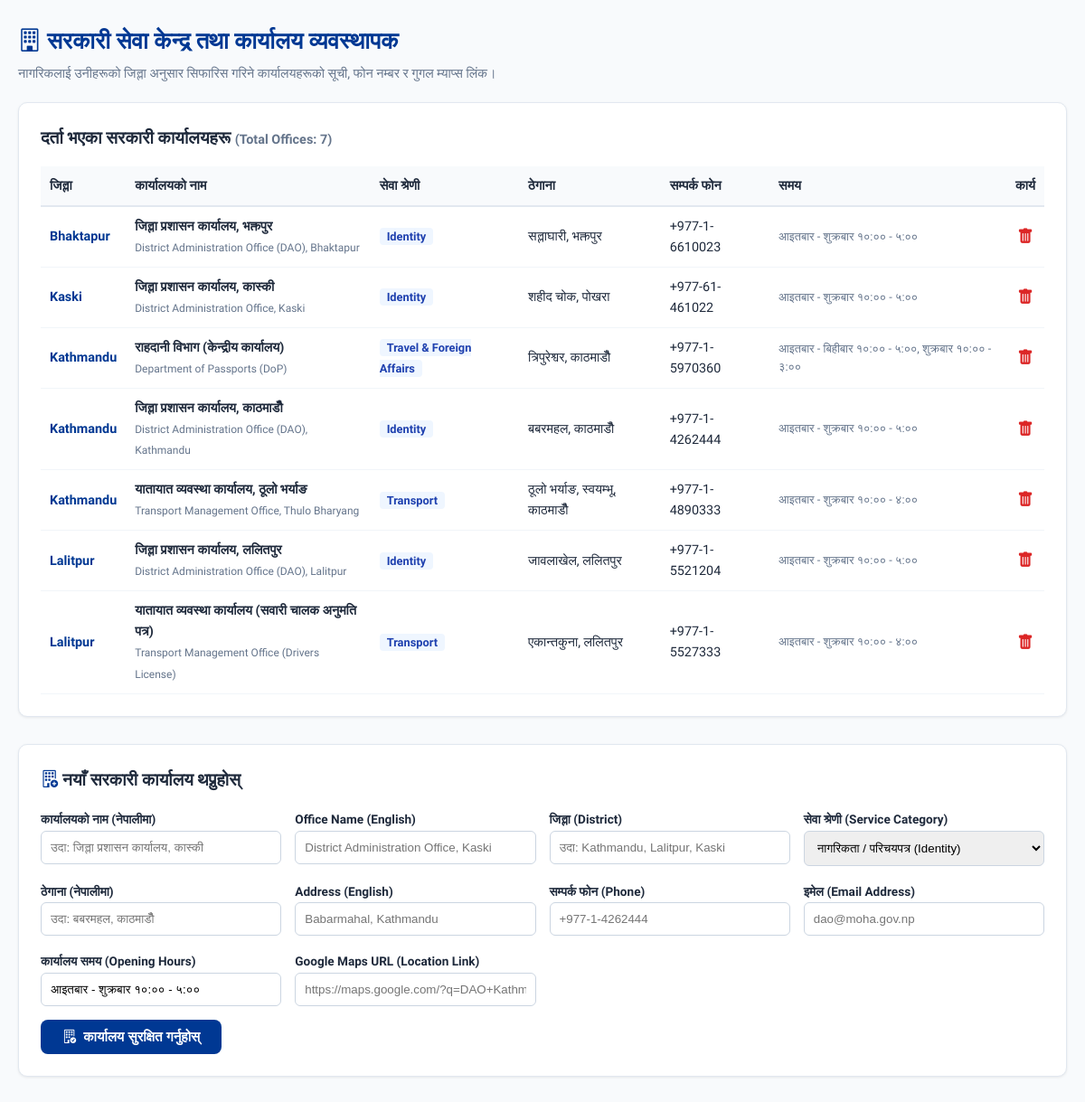
The app's page /manage_offices.php (signed in) with its own data.
### tables this page shows
CREATE TABLE `offices` (
  `id` INT AUTO_INCREMENT PRIMARY KEY,
  `name_en` VARCHAR(200) NOT NULL,
  `name_np` VARCHAR(250) NOT NULL,
  `district` VARCHAR(100) NOT NULL,
  `municipality` VARCHAR(150) NULL,
  `service_category` VARCHAR(100) NOT NULL,
  `address_en` VARCHAR(255) NOT NULL,
  `address_np` VARCHAR(255) NOT NULL,
  `phone` VARCHAR(100) NULL,
  `email` VARCHAR(100) NULL,
  `opening_hours` VARCHAR(100) DEFAULT 'आइतबार - बिहीबार १०:०० - ५:००, शुक्रबार १०:०० - ३:००',
  `google_maps_url` VARCHAR(255) NULL
);

### manage_offices.php (the view, shortened to what this page needs)
<?php
$db = Database::getConnection();
$offices = $db->query("SELECT * FROM offices ORDER BY district ASC, id ASC")->fetchAll();
?>
<!DOCTYPE html>
<html lang="ne">
<head>
    <link rel="stylesheet" href="https://cdn.jsdelivr.net/npm/bootstrap-icons@1.11.3/font/bootstrap-icons.min.css">
    <link rel="stylesheet" href="../assets/css/style.css">
</head>
<body style="background:#f8fafc;">
<main class="main-wrapper" style="padding-top:25px;">
    <div style="display:flex;justify-content:space-between;align-items:center;margin-bottom:20px;flex-wrap:wrap;gap:10px;">
        <div>
            <h2 style="font-size:1.6rem;font-weight:800;color:var(--primary);margin-bottom:4px;">
                <i class="bi bi-building"></i> <span data-np="सरकारी सेवा केन्द्र तथा कार्यालय व्यवस्थापक" data-en="Government Offices & Directory Manager">सरकारी सेवा केन्द्र तथा कार्यालय व्यवस्थापक</span>
            </h2>
            <p style="color:var(--text-muted);font-size:0.9rem;" data-np="नागरिकलाई उनीहरूको जिल्ला अनुसार सिफारिस गरिने कार्यालयहरूको सूची, फोन नम्बर र गुगल म्याप्स लिंक।" data-en="Directory of government offices, contact numbers, and location links recommended based on citizen district.">
                नागरिकलाई उनीहरूको जिल्ला अनुसार सिफारिस गरिने कार्यालयहरूको सूची, फोन नम्बर र गुगल म्याप्स लिंक।
            </p>
        </div>
    </div>
    <div style="background:white;padding:24px;border-radius:var(--radius-md);border:1px solid var(--border-color);box-shadow:var(--shadow-sm);margin-bottom:30px;overflow-x:auto;">
        <h3 style="font-size:1.2rem;font-weight:700;margin-bottom:15px;">
            <span data-np="दर्ता भएका सरकारी कार्यालयहरू" data-en="Registered Government Offices">दर्ता भएका सरकारी कार्यालयहरू</span>
            <small style="color:var(--text-muted);font-size:0.9rem;">(Total Offices: <?= count($offices) ?>)</small>
        </h3>
        <table class="custom-table" style="width:100%;border-collapse:collapse;font-size:0.9rem;">
            <thead>
                <tr style="border-bottom:2px solid #e2e8f0;text-align:left;background:#f8fafc;">
                    <th style="padding:10px;" data-np="जिल्ला" data-en="District">जिल्ला</th>
                    <th style="padding:10px;" data-np="कार्यालयको नाम" data-en="Office Name">कार्यालयको नाम</th>
                    <th style="padding:10px;" data-np="सेवा श्रेणी" data-en="Category">सेवा श्रेणी</th>
                    <th style="padding:10px;" data-np="ठेगाना" data-en="Address">ठेगाना</th>
                    <th style="padding:10px;" data-np="सम्पर्क फोन" data-en="Phone">सम्पर्क फोन</th>
                    <th style="padding:10px;" data-np="समय" data-en="Hours">समय</th>
                    <th style="padding:10px;text-align:center;" data-np="कार्य" data-en="Action">कार्य</th>
                </tr>
            </thead>
            <tbody>
                <?php foreach ($offices as $o): ?>
                    <tr style="border-bottom:1px solid #f1f5f9;">
                        <td style="padding:10px;font-weight:700;color:var(--primary);"><?= htmlspecialchars($o['district']) ?></td>
                        <td style="padding:10px;">
                            <strong><?= htmlspecialchars($o['name_np']) ?></strong><br>
                            <small style="color:var(--text-muted);"><?= htmlspecialchars($o['name_en']) ?></small>
                        </td>
                        <td style="padding:10px;">
                            <span style="background:#eff6ff;color:#1e40af;padding:2px 8px;border-radius:4px;font-size:0.8rem;font-weight:600;">
                                <?= htmlspecialchars($o['service_category']) ?>
                            </span>
                        </td>
                        <td style="padding:10px;"><?= htmlspecialchars($o['address_np']) ?></td>
                        <td style="padding:10px;"><?= htmlspecialchars($o['phone'] ?: 'N/A') ?></td>
                        <td style="padding:10px;font-size:0.8rem;color:var(--text-muted);"><?= htmlspecialchars($o['opening_hours']) ?></td>
                        <td style="padding:10px;text-align:center;">
                            <a href="manage_offices.php?delete=<?= $o['id'] ?>" onclick="return confirm('के तपाईं यो कार्यालय हटाउन निश्चित हुनुहुन्छ? / Are you sure?');" style="color:#dc2626;font-size:1.1rem;" title="मेटाउनुहोस्">
                                <i class="bi bi-trash-fill"></i>
                            </a>
                        </td>
                    </tr>
                <?php endforeach; ?>
            </tbody>
        </table>
    </div>
    <div style="background:white;padding:24px;border-radius:var(--radius-md);border:1px solid var(--border-color);box-shadow:var(--shadow-sm);">
        <h3 style="font-size:1.2rem;font-weight:700;margin-bottom:15px;">
            <i class="bi bi-building-add" style="color:var(--primary);"></i>
            <span data-np="नयाँ सरकारी कार्यालय थप्नुहोस्" data-en="Add Government Office">नयाँ सरकारी कार्यालय थप्नुहोस्</span>
        </h3>
        <form method="POST" action="manage_offices.php" style="display:grid;grid-template-columns:repeat(auto-fit, minmax(260px, 1fr));gap:15px;">
            <div>
                <label style="font-size:0.85rem;font-weight:700;" data-np="कार्यालयको नाम (नेपालीमा)" data-en="Office Name (Nepali)">कार्यालयको नाम (नेपालीमा)</label>
                <input type="text" name="name_np" placeholder="उदा: जिल्ला प्रशासन कार्यालय, कास्की" required style="width:100%;padding:10px;border-radius:6px;border:1px solid #cbd5e1;"
                       data-placeholder-np="उदा: जिल्ला प्रशासन कार्यालय, कास्की" data-placeholder-en="e.g. District Administration Office, Kaski">
            </div>
            <div>
                <label style="font-size:0.85rem;font-weight:700;" data-np="Office Name (English)" data-en="Office Name (English)">Office Name (English)</label>
                <input type="text" name="name_en" placeholder="District Administration Office, Kaski" required style="width:100%;padding:10px;border-radius:6px;border:1px solid #cbd5e1;"
                       data-placeholder-np="District Administration Office, Kaski" data-placeholder-en="District Administration Office, Kaski">
            </div>
            <div>
                <label style="font-size:0.85rem;font-weight:700;" data-np="जिल्ला (District)" data-en="District (e.g. Kathmandu, Kaski)">जिल्ला (District)</label>
                <input type="text" name="district" placeholder="उदा: Kathmandu, Lalitpur, Kaski" required style="width:100%;padding:10px;border-radius:6px;border:1px solid #cbd5e1;"
                       data-placeholder-np="उदा: Kathmandu, Lalitpur, Kaski" data-placeholder-en="e.g. Kathmandu, Lalitpur, Kaski">
            </div>
            <div>
                <label style="font-size:0.85rem;font-weight:700;" data-np="सेवा श्रेणी (Service Category)" data-en="Service Category">सेवा श्रेणी (Service Category)</label>
                <select name="service_category" style="width:100%;padding:10px;border-radius:6px;border:1px solid #cbd5e1;">
                    <option value="Identity" data-np="नागरिकता / परिचयपत्र (Identity)" data-en="Identity (Citizenship / NID)">नागरिकता / परिचयपत्र (Identity)</option>
                </select>
            </div>
            <div>
                <label style="font-size:0.85rem;font-weight:700;" data-np="ठेगाना (नेपालीमा)" data-en="Address (Nepali)">ठेगाना (नेपालीमा)</label>
                <input type="text" name="address_np" placeholder="उदा: बबरमहल, काठमाडौँ" required style="width:100%;padding:10px;border-radius:6px;border:1px solid #cbd5e1;"
                       data-placeholder-np="उदा: बबरमहल, काठमाडौँ" data-placeholder-en="e.g. Babarmahal, Kathmandu">
            </div>
            <div>
                <label style="font-size:0.85rem;font-weight:700;" data-np="Address (English)" data-en="Address (English)">Address (English)</label>
                <input type="text" name="address_en" placeholder="Babarmahal, Kathmandu" required style="width:100%;padding:10px;border-radius:6px;border:1px solid #cbd5e1;"
                       data-placeholder-np="Babarmahal, Kathmandu" data-placeholder-en="Babarmahal, Kathmandu">
            </div>
            <div>
                <label style="font-size:0.85rem;font-weight:700;" data-np="सम्पर्क फोन (Phone)" data-en="Contact Phone">सम्पर्क फोन (Phone)</label>
                <input type="text" name="phone" placeholder="+977-1-4262444" style="width:100%;padding:10px;border-radius:6px;border:1px solid #cbd5e1;">
            </div>
            <div>
                <label style="font-size:0.85rem;font-weight:700;" data-np="इमेल (Email Address)" data-en="Email Address">इमेल (Email Address)</label>
                <input type="email" name="email" placeholder="dao@moha.gov.np" style="width:100%;padding:10px;border-radius:6px;border:1px solid #cbd5e1;">
            </div>
            <div>
                <label style="font-size:0.85rem;font-weight:700;" data-np="कार्यालय समय (Opening Hours)" data-en="Opening Hours">कार्यालय समय (Opening Hours)</label>
                <input type="text" name="opening_hours" value="आइतबार - शुक्रबार १०:०० - ५:००" style="width:100%;padding:10px;border-radius:6px;border:1px solid #cbd5e1;"
                       data-placeholder-np="आइतबार - शुक्रबार १०:०० - ५:००" data-placeholder-en="Sun - Fri 10:00 AM - 5:00 PM">
            </div>
            <div>
                <label style="font-size:0.85rem;font-weight:700;" data-np="Google Maps URL (Location Link)" data-en="Google Maps URL Link">Google Maps URL (Location Link)</label>
                <input type="url" name="google_maps_url" placeholder="https://maps.google.com/?q=DAO+Kathmandu" style="width:100%;padding:10px;border-radius:6px;border:1px solid #cbd5e1;">
            </div>
            <div style="grid-column: 1 / -1;">
                <button type="submit" class="btn-action btn-action-primary" style="padding:10px 24px;">
                    <i class="bi bi-building-check"></i> <span data-np="कार्यालय सुरक्षित गर्नुहोस्" data-en="Save Office">कार्यालय सुरक्षित गर्नुहोस्</span>
                </button>
            </div>
        </form>
    </div>
</main>
</body>
</html>

### style.css (style rules this page uses)
:root { --primary: #003893; --primary-dark: #002566; --secondary: #dc2626; --secondary-hover: #b91c1c; --accent: #f59e0b; --success: #16a34a; --bg-main: #f8fafc; --bg-card: #ffffff; --text-main: #1e293b; --text-muted: #64748b; --border-color: #e2e8f0; --font-base: 'Mukta', 'Segoe UI', Tahoma, Geneva, Verdana, sans-serif; --font-size-base: 16px; --radius-lg: 16px; --radius-md: 10px; --shadow-sm: 0 1px 3px rgba(0,0,0,0.08); --shadow-md: 0 4px 6px -1px rgba(0,0,0,0.1), 0 2px 4px -2px rgba(0,0,0,0.06); --shadow-lg: 0 10px 15px -3px rgba(0,0,0,0.1), 0 4px 6px -4px rgba(0,0,0,0.05); }
* { box-sizing: border-box; margin: 0; padding: 0; }
body { font-family: var(--font-base); font-size: var(--font-size-base); background-color: var(--bg-main); color: var(--text-main); line-height: 1.6; min-height: 100vh; display: flex; flex-direction: column; }
.main-wrapper { flex: 1; max-width: 1200px; width: 100%; margin: 0 auto; padding: 24px 20px 60px; }
.btn-action { padding: 10px 20px; border-radius: 8px; font-weight: 700; font-size: 0.95rem; cursor: pointer; display: flex; align-items: center; gap: 8px; border: none; transition: all 0.2s; }
.btn-action-primary { background: var(--primary); color: white; }

### records on screen
offices: district "Bhaktapur", name_np "जिल्ला प्रशासन कार्यालय, भक्तपुर", name_en "District Administration Office (DAO), Bhaktapur", service_category "Identity", address_np "सल्लाघारी, भक्तपुर", phone "+977-1-6610023", opening_hours "आइतबार - शुक्रबार १०:०० - ५:००"
offices: district "Kaski", name_np "जिल्ला प्रशासन कार्यालय, कास्की", name_en "District Administration Office, Kaski", service_category "Identity", address_np "शहीद चोक, पोखरा", phone "+977-61-461022", opening_hours "आइतबार - शुक्रबार १०:०० - ५:००"
offices: district "Kathmandu", name_np "राहदानी विभाग (केन्द्रीय कार्यालय)", name_en "Department of Passports (DoP)", service_category "Travel & Foreign Affairs", address_np "त्रिपुरेश्वर, काठमाडौँ", phone "+977-1-5970360", opening_hours "आइतबार - बिहीबार १०:०० - ५:००, शुक्रबार १०:०० - ३:००"
offices: district "Kathmandu", name_np "जिल्ला प्रशासन कार्यालय, काठमाडौँ", name_en "District Administration Office (DAO), Kathmandu", service_category "Identity", address_np "बबरमहल, काठमाडौँ", phone "+977-1-4262444", opening_hours "आइतबार - शुक्रबार १०:०० - ५:००"
offices: district "Kathmandu", name_np "यातायात व्यवस्था कार्यालय, ठूलो भर्याङ", name_en "Transport Management Office, Thulo Bharyang", service_category "Transport", address_np "ठूलो भर्याङ, स्वयम्भू, काठमाडौँ", phone "+977-1-4890333", opening_hours "आइतबार - शुक्रबार १०:०० - ४:००"
offices: district "Lalitpur", name_np "जिल्ला प्रशासन कार्यालय, ललितपुर", name_en "District Administration Office (DAO), Lalitpur", service_category "Identity", address_np "जावलाखेल, ललितपुर", phone "+977-1-5521204", opening_hours "आइतबार - शुक्रबार १०:०० - ५:००"
offices: district "Lalitpur", name_np "यातायात व्यवस्था कार्यालय (सवारी चालक अनुमति पत्र)", name_en "Transport Management Office (Drivers License)", service_category "Transport", address_np "एकान्तकुना, ललितपुर", phone "+977-1-5527333", opening_hours "आइतबार - शुक्रबार १०:०० - ४:००"

### other values on screen
count($offices) "7"
